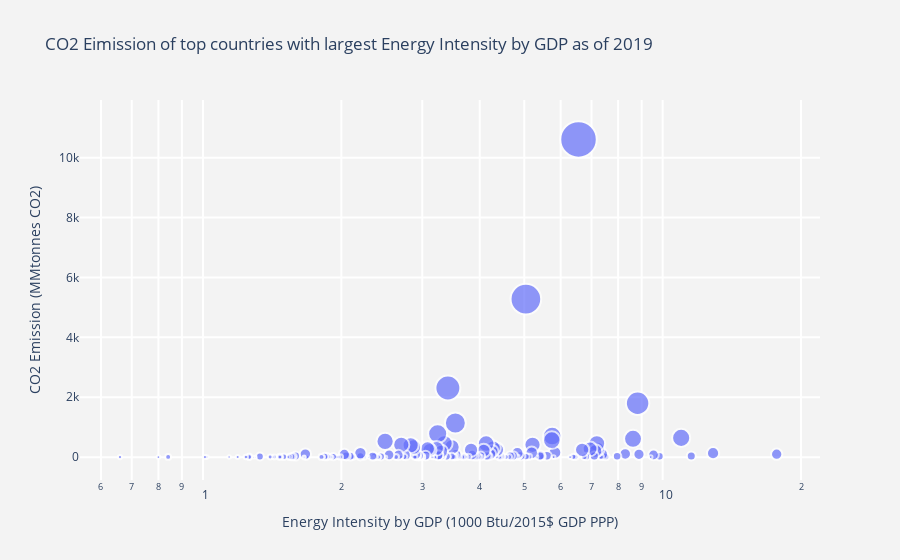

The notebook cell saved with this chart:
### Code cell
# Plotting Bubble Chart

# Capturing country names
countries = cd6['Country'].unique()


# Creating hover stats
hover_text = []
bubble_size = []

for index, row in cd6.iterrows():
    hover_text.append(('Country: {country}<br>'+
                      'ei_gdp: {ei_gdp}<br>'+
                      'CO2 Emission: {co2}<br>'
                      ).format(country=row['Country'],
                                            ei_gdp=row['ei_gdp'],
                                            co2=row['CO2_emission']))
    
    bubble_size.append(math.sqrt(row['CO2_emission']))
        
        
cd6['text'] = hover_text
cd6['size'] = bubble_size
sizeref = 15.*max(cd6['size'])/(100**2)


fig = go.Figure()

fig.add_trace(go.Scatter(
    x=cd6['ei_gdp'], y=cd6['CO2_emission'],
    name=country, text=cd6['text'],
    marker_size=cd6['size'],
    ))

# Tune marker appearance and layout
fig.update_traces(mode='markers', marker=dict(sizemode='area',
                                              sizeref=sizeref, line_width=2))

# Adding titles
fig.update_layout(
    title='CO2 Eimission of top countries with largest Energy Intensity by GDP as of 2019',
    xaxis=dict(
        title='Energy Intensity by GDP (1000 Btu/2015$ GDP PPP)',
        gridcolor='white',
        type='log',
        gridwidth=2,
    ),
    yaxis=dict(
        title='CO2 Emission (MMtonnes CO2)',
        gridcolor='white',
        gridwidth=2,
    ),
    paper_bgcolor='rgb(243, 243, 243)',
    plot_bgcolor='rgb(243, 243, 243)',
)

fig.show()

### Figure 1 — Plotly figure (JSON) as saved in the notebook; plotly's stock layout.template omitted (floating-point values rounded to 4 significant figures; data arrays with more than 128 entries replaced by an {"elided": "..."} marker saying what was removed)
{"data": [{"marker": {"line": {"width": 2}, "size": {"elided": "193 float values"}, "sizemode": "area", "sizeref": 0.1545}, "mode": "markers", "name": "Russia", "text": {"elided": "193 str values"}, "type": "scatter", "x": {"elided": "193 float values"}, "y": {"elided": "193 float values"}}], "layout": {"paper_bgcolor": "rgb(243, 243, 243)", "plot_bgcolor": "rgb(243, 243, 243)", "title": {"text": "CO2 Eimission of top countries with largest Energy Intensity by GDP as of 2019"}, "xaxis": {"gridcolor": "white", "gridwidth": 2, "title": {"text": "Energy Intensity by GDP (1000 Btu/2015$ GDP PPP)"}, "type": "log"}, "yaxis": {"gridcolor": "white", "gridwidth": 2, "title": {"text": "CO2 Emission (MMtonnes CO2)"}}}}
